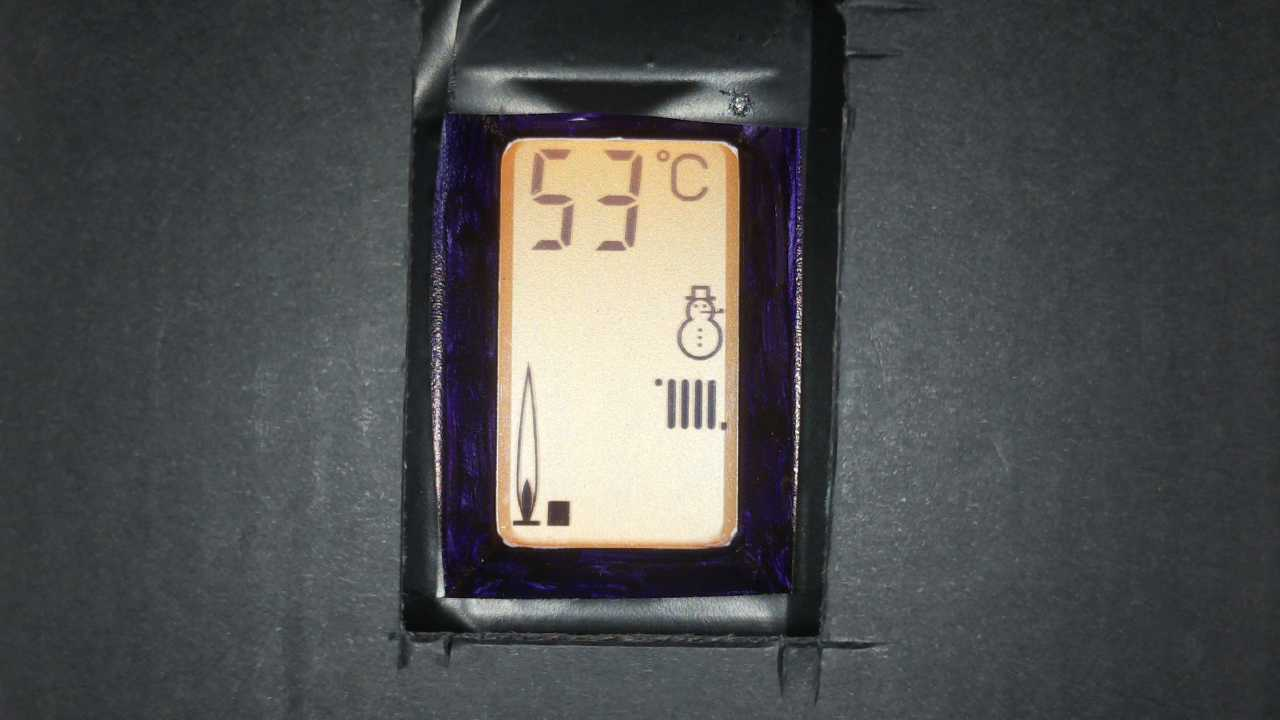
#> input picture boilerrecognition/test/photo_feed.jpg, 1280 x 720 px
$ python debug_icons.py test/photo_feed.jpg
#> lines starting #> are read from the running program, lines starting #| are printed output that depends on the picture; after the words box and inside, x2 and y2 are one past the last pixel; in counts of white or black regions, pixels touching at a corner belong together
#> further down, image is the input picture: shape (720, 1280, 3); mean B, G, R 79, 79, 78.2
#!/usr/bin/env python3
"""
Debug icon detection with different thresholds
"""

import cv2
import numpy as np
import sys

ROI_FLAME_ICON = [350, 530, 500, 540]
ROI_HEATING_ICON = [370, 440, 650, 730]
ROI_HOT_WATER_ICON = [360, 440, 590, 650]

def test_icon_thresholds(image, roi, name):
    """Test icon detection with various thresholds"""
#> called with name = 'flame'
    print(f"\n{'='*60}")
    print(f"Testing: {name}")
    print('='*60)

    y1, y2, x1, x2 = roi
    roi_img = image[y1:y2, x1:x2]
    gray = cv2.cvtColor(roi_img, cv2.COLOR_BGR2GRAY)
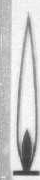
#> gray: shape (180, 40); min 52, max 253, mean 202.2

    print(f"ROI size: {gray.shape}")
#| ROI size: (180, 40)
    print(f"Pixel stats: min={np.min(gray)}, max={np.max(gray)}, mean={np.mean(gray):.1f}")
#| Pixel stats: min=52, max=253, mean=202.2

    # Test different darkness thresholds
    print(f"\nDark pixel detection (threshold < X):")
    for threshold in [50, 80, 100, 120, 150]:
        dark_pixels = np.sum(gray < threshold)
        dark_ratio = dark_pixels / gray.size
        print(f"  < {threshold:3d}: {dark_ratio:6.2%} dark pixels")
#> this loop made 5 passes
#> (dark_pixels, dark_ratio) on passes 1 to 5: (0, 0), (224, 0.0311), (401, 0.0557), (487, 0.0676), (796, 0.111)
#|   <  50:  0.00% dark pixels
#|   <  80:  3.11% dark pixels
#|   < 100:  5.57% dark pixels
#|   < 120:  6.76% dark pixels
#|   < 150: 11.06% dark pixels

    # Test different minimum ratios
    print(f"\nWould detect as ACTIVE with threshold=100:")
    for min_ratio in [0.01, 0.05, 0.10, 0.15, 0.20]:
        dark_pixels = np.sum(gray < 100)
        dark_ratio = dark_pixels / gray.size
        active = dark_ratio > min_ratio
        status = "✓ YES" if active else "✗ NO"
        print(f"  min_ratio={min_ratio:.2f}: {status} (actual: {dark_ratio:.2%})")
#> this loop made 5 passes
#> (active, status) on passes 1 to 5: (True, '✓ YES'), (True, '✓ YES'), (False, '✗ NO'), (False, '✗ NO'), (False, '✗ NO')
#|   min_ratio=0.01: ✓ YES (actual: 5.57%)
#|   min_ratio=0.05: ✓ YES (actual: 5.57%)
#|   min_ratio=0.10: ✗ NO (actual: 5.57%)
#|   min_ratio=0.15: ✗ NO (actual: 5.57%)
#|   min_ratio=0.20: ✗ NO (actual: 5.57%)

    # Edge detection for hollow icons
    print(f"\nEdge detection:")
    edges = cv2.Canny(gray, 50, 150)
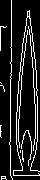
#> edges: shape (180, 40); 13.2% white in thin lines or dots
    edge_pixels = np.sum(edges > 0)
#> edge_pixels = 948
    edge_ratio = edge_pixels / edges.size
#> edge_ratio = 0.132
    print(f"  Edge pixels: {edge_ratio:.2%}")
#|   Edge pixels: 13.17%

    # Save debug images
    cv2.imwrite(f'debug_{name}_roi.jpg', roi_img)
    cv2.imwrite(f'debug_{name}_gray.jpg', gray)
    cv2.imwrite(f'debug_{name}_edges.jpg', edges)

    # Test binary threshold
    _, binary = cv2.threshold(gray, 100, 255, cv2.THRESH_BINARY_INV)
#> binary: shape (180, 40); 5.7% white; 6 white regions (5 under 20 px), largest, box (x1, y1, x2, y2) and area: (14, 133, 39, 175) 391
    cv2.imwrite(f'debug_{name}_binary.jpg', binary)
    print(f"\nSaved debug images: debug_{name}_*.jpg")

if __name__ == "__main__":
    if len(sys.argv) < 2:
        print("Usage: python debug_icons.py <image.jpg>")
        sys.exit(1)

    image = cv2.imread(sys.argv[1])
    if image is None:
        print(f"Error loading {sys.argv[1]}")
        sys.exit(1)

    test_icon_thresholds(image, ROI_FLAME_ICON, "flame")
    test_icon_thresholds(image, ROI_HEATING_ICON, "heating")
#> call 2 of test_icon_thresholds, with name = 'heating'
#> in test_icon_thresholds (call 2), `roi_img = image[y1:y2, x1:x2]`:
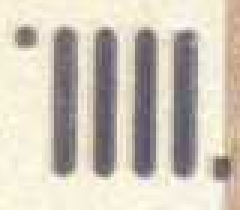
#> roi_img: shape (70, 80, 3) (shown 3 times larger); mean B, G, R 183.9, 196.8, 205
#> in test_icon_thresholds (call 2), `gray = cv2.cvtColor(roi_img, cv2.COLOR_BGR2GRAY)`:
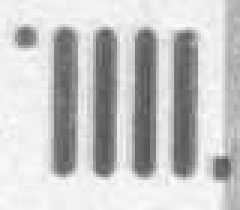
#> gray: shape (70, 80) (shown 3 times larger); min 79, max 253, mean 197.7
#| ROI size: (70, 80)
#| Pixel stats: min=79, max=253, mean=197.7
#> the loop in test_icon_thresholds (call 2), `for threshold in [50, 80, 100, 120, 150]:` made 5 passes
#> (dark_pixels, dark_ratio) on passes 1 to 5: (0, 0), (2, 0.000357), (277, 0.0495), (929, 0.166), (1395, 0.249)
#|   <  50:  0.00% dark pixels
#|   <  80:  0.04% dark pixels
#|   < 100:  4.95% dark pixels
#|   < 120: 16.59% dark pixels
#|   < 150: 24.91% dark pixels
#> the loop in test_icon_thresholds (call 2), `for min_ratio in [0.01, 0.05, 0.10, 0.15, 0.20]:` made 5 passes
#|   min_ratio=0.01: ✓ YES (actual: 4.95%)
#|   min_ratio=0.05: ✗ NO (actual: 4.95%)
#|   min_ratio=0.10: ✗ NO (actual: 4.95%)
#|   min_ratio=0.15: ✗ NO (actual: 4.95%)
#|   min_ratio=0.20: ✗ NO (actual: 4.95%)
#> in test_icon_thresholds (call 2), `edges = cv2.Canny(gray, 50, 150)`:
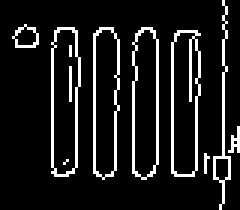
#> edges: shape (70, 80) (shown 3 times larger); 11.1% white in thin lines or dots
#> in test_icon_thresholds (call 2), `edge_pixels = np.sum(edges > 0)`: edge_pixels = 619
#> in test_icon_thresholds (call 2), `edge_ratio = edge_pixels / edges.size`: edge_ratio = 0.111
#|   Edge pixels: 11.05%
#> in test_icon_thresholds (call 2), `_, binary = cv2.threshold(gray, 100, 255, cv2.THRESH_BINARY_INV)`:
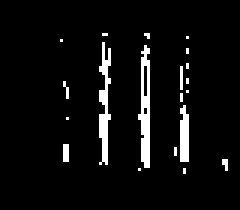
#> binary: shape (70, 80) (shown 3 times larger); 5.4% white in thin lines or dots, all inside (x1, y1, x2, y2) = (20, 11, 76, 58)
    test_icon_thresholds(image, ROI_HOT_WATER_ICON, "hot_water")
#> call 3 of test_icon_thresholds, with name = 'hot_water'
#> in test_icon_thresholds (call 3), `gray = cv2.cvtColor(roi_img, cv2.COLOR_BGR2GRAY)`:
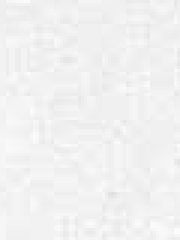
#> gray: shape (80, 60) (shown 3 times larger); min 223, max 251, mean 241.1
#| ROI size: (80, 60)
#| Pixel stats: min=223, max=251, mean=241.1
#> the loop in test_icon_thresholds (call 3), `for threshold in [50, 80, 100, 120, 150]:` made 5 passes
#|   <  50:  0.00% dark pixels
#|   <  80:  0.00% dark pixels
#|   < 100:  0.00% dark pixels
#|   < 120:  0.00% dark pixels
#|   < 150:  0.00% dark pixels
#> the loop in test_icon_thresholds (call 3), `for min_ratio in [0.01, 0.05, 0.10, 0.15, 0.20]:` made 5 passes
#|   min_ratio=0.01: ✗ NO (actual: 0.00%)
#|   min_ratio=0.05: ✗ NO (actual: 0.00%)
#|   min_ratio=0.10: ✗ NO (actual: 0.00%)
#|   min_ratio=0.15: ✗ NO (actual: 0.00%)
#|   min_ratio=0.20: ✗ NO (actual: 0.00%)
#> in test_icon_thresholds (call 3), `edges = cv2.Canny(gray, 50, 150)`: edges: shape (80, 60); every value is 0
#> in test_icon_thresholds (call 3), `edge_pixels = np.sum(edges > 0)`: edge_pixels = 0
#|   Edge pixels: 0.00%

    print(f"\n{'='*60}")
    print("RECOMMENDATIONS")
    print('='*60)
    print("Based on the results above, adjust thresholds in boiler-mqtt.py")
    print("Look for the 'actual' percentages and set min_ratio slightly below those values")
